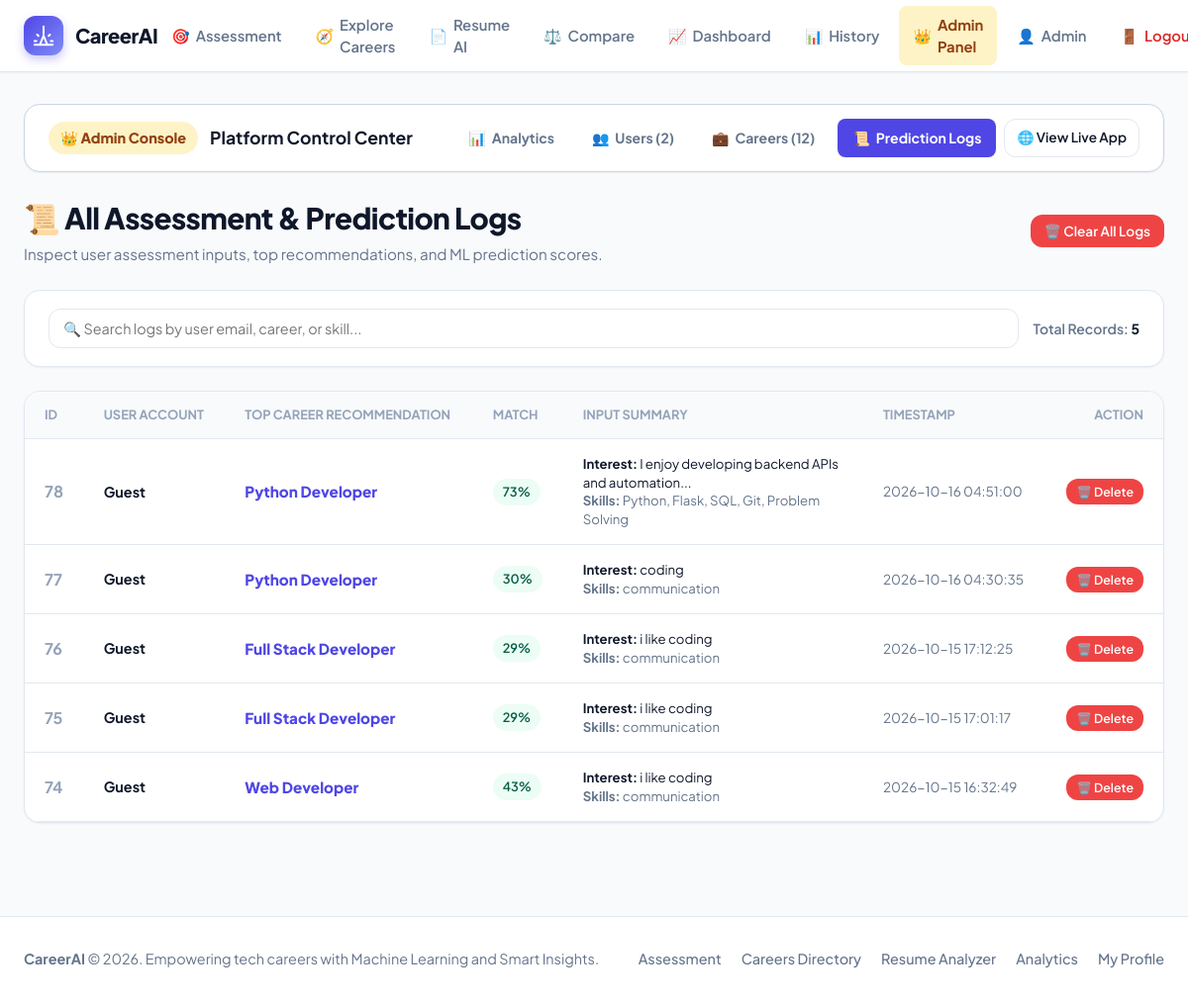
Page /admin/history (signed in) on the committed database.
### tables this page shows
CREATE TABLE history (
            id INTEGER PRIMARY KEY AUTOINCREMENT,
            interest TEXT,
            skills TEXT,
            languages TEXT,
            top_career TEXT,
            match_percentage INTEGER,
            created_at TIMESTAMP DEFAULT CURRENT_TIMESTAMP
        , user_id INTEGER NULL, user_email TEXT NULL);

### app.py (the view)
@app.route("/admin/history")
@admin_required
def admin_history():
    connection = sqlite3.connect(DATABASE)
    connection.row_factory = sqlite3.Row
    try:
        cursor = connection.cursor()
        cursor.execute("SELECT * FROM history ORDER BY id DESC")
        history_rows = cursor.fetchall()
        cursor.execute("SELECT COUNT(*) FROM users")
        total_users = cursor.fetchone()[0]
        cursor.execute("SELECT COUNT(*) FROM careers")
        total_careers = cursor.fetchone()[0]
        stats = {"total_users": total_users, "total_careers": total_careers}
    finally:
        connection.close()
    return render_template("admin/history.html", history=history_rows, stats=stats)

### app.py (called while the page is built)
@app.context_processor
def inject_current_user():
    user_id = session.get("user_id")
    user_name = session.get("user_name")
    user_email = session.get("user_email")
    role = session.get("role", "user")
    return {
        "current_user": {
            "id": user_id,
            "name": user_name,
            "email": user_email,
            "role": role,
            "is_authenticated": bool(user_id),
            "is_admin": (role == "admin")
        }
    }

def admin_required(view_func):
    @wraps(view_func)
    def decorated_view(*args, **kwargs):
        if not session.get("user_id"):
            flash("Please sign in with administrator credentials.", "warning")
            return redirect(url_for("login", next=request.path))
        if session.get("role") != "admin":
            flash("Access denied. Administrator privileges are required to view this panel.", "error")
            return redirect(url_for("home"))
        return view_func(*args, **kwargs)
    return decorated_view

### templates/admin/history.html (shortened to what this page needs)
{% extends "admin/base_admin.html" %}
{% block admin_content %}
<div class="breadcrumb-bar">
    <div>
        <h1 style="font-size: 1.85rem; font-weight: 800; color: var(--text-main); letter-spacing: -0.02em;">📜 All Assessment & Prediction Logs</h1>
        <p style="color: var(--text-muted); font-size: 0.95rem; margin-top: 4px;">Inspect user assessment inputs, top recommendations, and ML prediction scores.</p>
    </div>
    {% if history %}
    <form action="/clear-history" method="POST" onsubmit="return confirm('Clear all history records?');">
        <button type="submit" class="btn btn-danger" style="padding: 8px 14px; font-size: 0.85rem;">
            <span>🗑️ Clear All Logs</span>
        </button>
    </form>
    {% endif %}
</div>
<div class="card" style="margin-bottom: 24px; padding: 18px 24px; display: flex; justify-content: space-between; align-items: center; flex-wrap: wrap; gap: 14px;">
    <div style="flex: 1; min-width: 250px;">
        <input type="text" id="logSearch" placeholder="🔍 Search logs by user email, career, or skill..."
               style="width: 100%; padding: 10px 14px; border: 1px solid var(--border); border-radius: var(--radius-md); font-size: 0.9rem; outline: none;">
    </div>
    <div style="font-size: 0.875rem; color: var(--text-muted); font-weight: 600;">
        Total Records: <strong style="color: var(--text-main);">{{ history|length }}</strong>
    </div>
</div>
<div class="card" style="padding: 0; overflow-x: auto;">
    <table style="width: 100%; border-collapse: collapse; text-align: left; min-width: 900px;">
        <thead>
            <tr style="background: var(--bg-main); border-bottom: 1px solid var(--border); font-size: 0.8rem; font-weight: 700; color: var(--text-light); text-transform: uppercase;">
                <th style="padding: 14px 20px;">ID</th>
                <th style="padding: 14px 20px;">User Account</th>
                <th style="padding: 14px 20px;">Top Career Recommendation</th>
                <th style="padding: 14px 20px;">Match</th>
                <th style="padding: 14px 20px;">Input Summary</th>
                <th style="padding: 14px 20px;">Timestamp</th>
                <th style="padding: 14px 20px; text-align: right;">Action</th>
            </tr>
        </thead>
        <tbody>
            {% for row in history %}
            <tr style="border-bottom: 1px solid var(--border);" class="log-row">
                <td style="padding: 16px 20px; font-weight: 700; color: var(--text-light);">{{ row['id'] }}</td>
                <td style="padding: 16px 20px;">
                    <div style="font-weight: 700; color: var(--text-main); font-size: 0.9rem;">
                        {{ row['user_email'] or 'Guest' }}
                    </div>
                </td>
                <td style="padding: 16px 20px;">
                    <span style="font-weight: 800; color: var(--primary); font-size: 0.95rem;">{{ row['top_career'] }}</span>
                </td>
                <td style="padding: 16px 20px;">
                    <span class="badge badge-success">{{ row['match_percentage'] }}%</span>
                </td>
                <td style="padding: 16px 20px; max-width: 300px; font-size: 0.825rem; line-height: 1.4; color: var(--text-main);">
                    {% if row['interest'] %}
                    <div><strong>Interest:</strong> {{ row['interest']|truncate(50) }}</div>
                    {% endif %}
                    {% if row['skills'] %}
                    <div style="color: var(--text-muted);"><strong>Skills:</strong> {{ row['skills']|truncate(50) }}</div>
                    {% endif %}
                </td>
                <td style="padding: 16px 20px; font-size: 0.85rem; color: var(--text-muted); white-space: nowrap;">
                    {{ row['created_at'] }}
                </td>
                <td style="padding: 16px 20px; text-align: right; white-space: nowrap;">
                    <form action="/admin/history/{{ row['id'] }}/delete" method="POST" onsubmit="return confirm('Delete this prediction record?');">
                        <button type="submit" class="btn btn-danger" style="font-size: 0.775rem; padding: 5px 10px;">
                            🗑️ Delete
                        </button>
                    </form>
                </td>
            </tr>
            {% endfor %}
        </tbody>
    </table>
</div>
{% endblock %}

### templates/base.html (style rules this page uses)
:root { --primary: #4f46e5; --primary-hover: #4338ca; --primary-light: #eef2ff; --primary-text: #3730a3; --secondary: #0ea5e9; --secondary-light: #f0f9ff; --success: #10b981; --success-light: #ecfdf5; --success-text: #065f46; --warning: #f59e0b; --warning-light: #fffbeb; --danger: #ef4444; --danger-light: #fef2f2; --bg-main: #f8fafc; --bg-card: #ffffff; --text-main: #0f172a; --text-muted: #64748b; --text-light: #94a3b8; --border: #e2e8f0; --border-hover: #cbd5e1; --shadow-sm: 0 1px 2px 0 rgba(0, 0, 0, 0.05); --shadow-md: 0 4px 6px -1px rgba(0, 0, 0, 0.08), 0 2px 4px -2px rgba(0, 0, 0, 0.04); --shadow-lg: 0 10px 15px -3px rgba(0, 0, 0, 0.08), 0 4px 6px -4px rgba(0, 0, 0, 0.04); --shadow-xl: 0 20px 25px -5px rgba(0, 0, 0, 0.08), 0 8px 10px -6px rgba(0, 0, 0, 0.04); --radius-sm: 8px; --radius-md: 12px; --radius-lg: 16px; --radius-xl: 24px; }
* { box-sizing: border-box; margin: 0; padding: 0; font-family: 'Plus Jakarta Sans', 'Inter', -apple-system, BlinkMacSystemFont, 'Segoe UI', Roboto, sans-serif; }
body { background-color: var(--bg-main); color: var(--text-main); min-height: 100vh; display: flex; flex-direction: column; line-height: 1.5; -webkit-font-smoothing: antialiased; }
.card { background: var(--bg-card); border: 1px solid var(--border); border-radius: var(--radius-lg); padding: 28px; box-shadow: var(--shadow-sm); transition: all 0.25s ease; }
.btn { display: inline-flex; align-items: center; justify-content: center; gap: 8px; padding: 10px 20px; font-size: 0.95rem; font-weight: 600; border-radius: var(--radius-md); text-decoration: none; border: none; cursor: pointer; transition: all 0.2s ease; }
.btn-danger { background: var(--danger); color: white; }
.badge { display: inline-flex; align-items: center; gap: 6px; padding: 4px 10px; font-size: 0.8rem; font-weight: 600; border-radius: 9999px; background: var(--primary-light); color: var(--primary-text); }
.badge-success { background: var(--success-light); color: var(--success-text); }
.breadcrumb-bar { display: flex; align-items: center; justify-content: space-between; margin-bottom: 24px; }

### rows in the picture
history: id "78", row "Guest", top_career "Python Developer", match_percentage "73", interest "I enjoy developing backend APIs and automation...", skills "Python, Flask, SQL, Git, Problem Solving", created_at "2026-10-16 04:51:00"
history: id "77", row "Guest", top_career "Python Developer", match_percentage "30", interest "coding", skills "communication", created_at "2026-10-16 04:30:35"
history: id "76", row "Guest", top_career "Full Stack Developer", match_percentage "29", interest "i like coding", skills "communication", created_at "2026-10-15 17:12:25"
history: id "75", row "Guest", top_career "Full Stack Developer", match_percentage "29", interest "i like coding", skills "communication", created_at "2026-10-15 17:01:17"
history: id "74", row "Guest", top_career "Web Developer", match_percentage "43", interest "i like coding", skills "communication", created_at "2026-10-15 16:32:49"

### other values in the picture
{{ current_user.name.split(' ')[0] if current_user.name else 'Profile' }} "Admin"
{{ stats.total_users if stats else '' }} "2"
{{ stats.total_careers if stats else '' }} "12"
{{ history|length }} "5"
